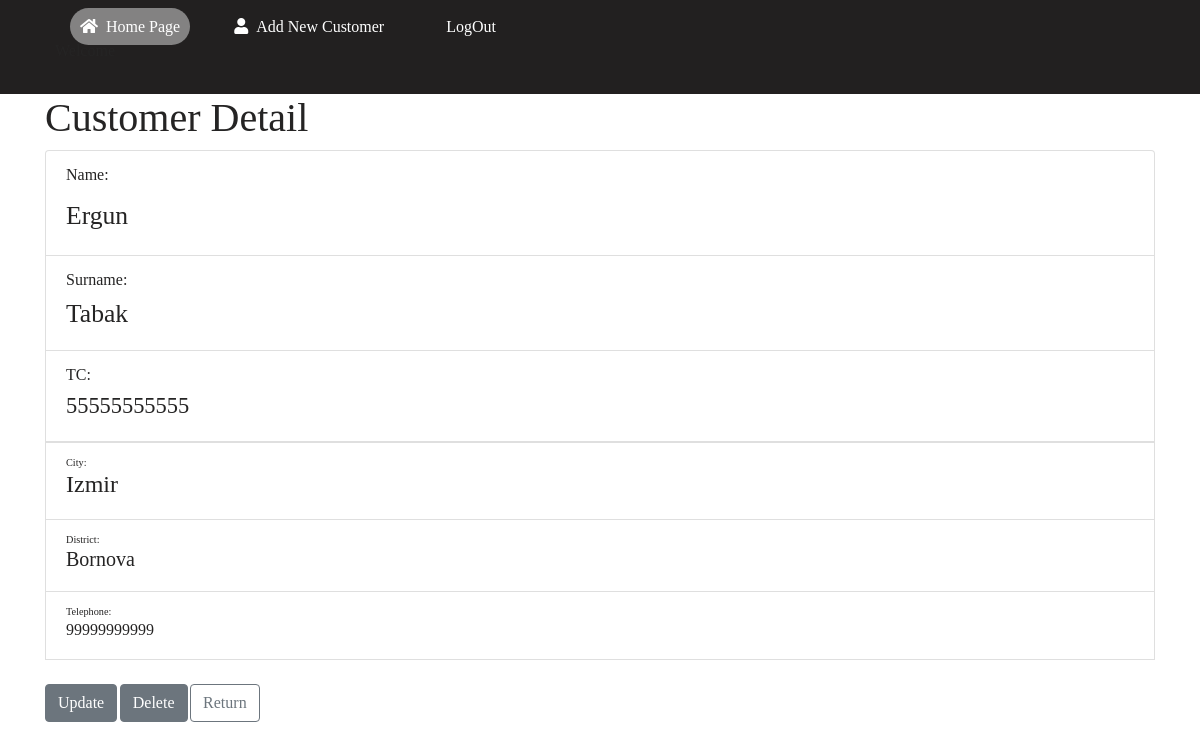
The page /core/detail/2/ on the database its author committed.
### core/models.py (models this page shows, shortened)
class NewCustomer(models.Model):
    name = models.CharField(max_length=20)
    surname  = models.CharField(max_length=20)
    tc = models.CharField(max_length=11,null=True, unique=True)
    city = models.CharField(max_length=15,null=True)
    district = models.CharField(max_length=15,null=True)
    telephone = models.CharField(max_length=11,null=True,unique=True)
    date= models.DateTimeField(auto_now_add=True)

### core/views.py (the view)
# urls.py: path('detail/<int:pk>/', customerDetailView.as_view(), name="detail"),
class customerDetailView(DetailView):
    template_name= 'detail.html'
    model = NewCustomer
    context_object_name='NewCustomer'

### templates/detail.html (shortened to what this page needs)
{% extends "base.html" %}
{% block body %}
{% load static %}
<head>
  <link rel="stylesheet" type="text/css" href="{% static 'main.css' %}?{% now 'U'%}">
  <link rel="stylesheet" href="https://maxcdn.bootstrapcdn.com/bootstrap/4.5.2/css/bootstrap.min.css">
  <link rel="stylesheet" href="https://cdnjs.cloudflare.com/ajax/libs/font-awesome/5.15.3/css/all.min.css">
</head>
<body>
  <div class="header">
    <div class="left-header">
      <ul>
        <li class="active"><a href="/"><i class="fa fa-home" aria-hidden="true"></i>Home Page</a></a></li>
        <li class="#"><a href="/create"><i class="fa fa-user" aria-hidden="true"></i>Add New Customer</a></a></li>
        <li class="#"><a href="{% url 'logout' %}">LogOut</a></a></li>
        <p>Welcome</p>
      </ul>
    </div>
    <div class="container">
      <h1>Customer Detail</h1>
      <ul class="list-group" id="myList">
        <li class="list-group-item">Name:<h1><small><small>{{ NewCustomer.name }}</small></small></h1>
        </li>
        <li class="list-group-item">Surname:<h2><small>{{ NewCustomer.surname }}</small></h2>
        </li>
        <li class="list-group-item">TC:<h3><small>{{ NewCustomer.tc }}<small></h3>
        </li>
        <li class="list-group-item">City:<h4>{{ NewCustomer.city }}</h4>
        </li>
        <li class="list-group-item">District:<h5>{{ NewCustomer.district }}</h5>
        </li>
        <li class="list-group-item">Telephone:<h6>{{ NewCustomer.telephone }}</h6>
        </li>
      </ul>
    </div>
    <br>
    <div class="container">
      <a href="/core/update/{{ NewCustomer.id}}"><button type="button" class="btn btn-secondary">Update</button>
        <a href="/core/delete/{{ NewCustomer.id}}"><button type="button" class="btn btn-secondary">Delete</button>
          <a href="/core/" type="button" class="btn btn-outline-secondary">Return</a>
    </div>
    <br><br>
</body>
{% endblock %}

### core/static/main.css (style rules this page uses)
.header { font-family: Times New Roman; color: rgb(37, 36, 36); }
.left-header { padding: 15px; background :rgb(34, 32, 32); }
.left-header li { display: inline; width: 150px; margin: 15px; padding: 10px; }
.left-header ul li a { text-decoration: none; color:white; }
.container { font-family: Times New Roman; color: rgb(37, 36, 36); }
.active, .left-header ul li:hover { background: rgb(131, 130, 130); border-radius: 20px; }
.left-header .fa { margin-right: 8px; }

### rows shown on the page
NewCustomer: name "Ergun", surname "Tabak", tc "55555555555", city "Izmir", district "Bornova", telephone "99999999999"
